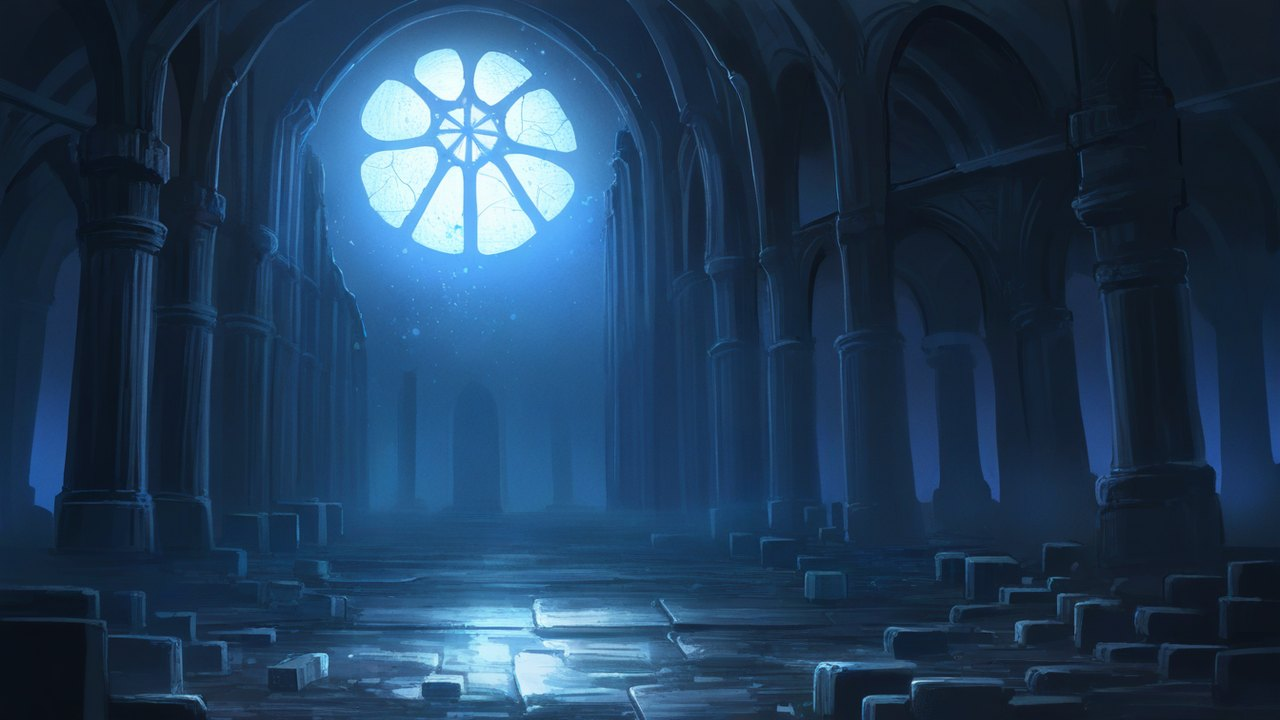
#> input picture assets/bg_arena.jpg, 1280 x 720 px
$ python split_sheet.py ../assets/bg_arena.jpg
#> lines starting #> are read from the running program, lines starting #| are printed output that depends on the picture; after the words box and inside, x2 and y2 are one past the last pixel; in counts of white or black regions, pixels touching at a corner belong together
#!/usr/bin/env python3
"""複数のモーションが並んだ1枚絵を、背景を抜いて1体ずつに切り分ける。

    <ComfyUIのvenv>/bin/python tools/split_sheet.py <画像> --out assets/raw --prefix boss1_windup
    # 名前を指定して割り当てる（左から順）
    ... --names thrust spin stomp
    # 等間隔に並んでいるなら格子で割る
    ... --grid 4x2

自動分割は「背景を抜いたあと、繋がっている塊」を1体とみなす。
剣や武器が体から離れて描かれている場合は --merge を大きくすると1体にまとまる。
"""

import argparse
from pathlib import Path

import numpy as np
from PIL import Image, ImageFilter
from scipy import ndimage

# 背景とみなす色の許容差(0-255のユークリッド距離)
TOLERANCE = 34


def background_mask(img: Image.Image, tolerance: int) -> np.ndarray:
    """画像の縁から繋がっている、背景色に近い領域を True で返す。"""
    rgb = np.asarray(img.convert("RGB")).astype(np.int16)
    corners = np.concatenate([rgb[0, 0], rgb[0, -1], rgb[-1, 0], rgb[-1, -1]]).reshape(4, 3)
    bg_color = corners.mean(axis=0)

    distance = np.sqrt(((rgb - bg_color) ** 2).sum(axis=2))
    bg_like = distance < tolerance

    labels, _ = ndimage.label(bg_like)
    border = set(labels[0, :]) | set(labels[-1, :]) | set(labels[:, 0]) | set(labels[:, -1])
    border.discard(0)
    return np.isin(labels, list(border))


def to_rgba(img: Image.Image, opaque: np.ndarray, feather: float = 0.8) -> Image.Image:
    alpha = Image.fromarray((opaque * 255).astype(np.uint8))
    if feather:
        alpha = alpha.filter(ImageFilter.GaussianBlur(feather))
    out = img.convert("RGBA")
    out.putalpha(alpha)
    return out


def split_auto(img: Image.Image, opaque: np.ndarray, merge: int, min_area: int, min_height: int):
    """繋がっている塊ごとに切り出す。武器などが離れていても merge で束ねる。

    見出しの文字も塊として拾えてしまうので、背の低いものは落とす。
    """
    grouped = ndimage.binary_dilation(opaque, iterations=merge) if merge else opaque
    labels, count = ndimage.label(grouped)

    boxes = []
    for i in range(1, count + 1):
        ys, xs = np.nonzero((labels == i) & opaque)
        if len(xs) < min_area:
            continue
        h = ys.max() - ys.min() + 1
        if h < min_height:
            continue
        boxes.append((xs.min(), ys.min(), xs.max() + 1, ys.max() + 1))

    # 左から右、上から下の順に並べる（行がずれていても読みやすい順になる）
    if boxes:
        heights = [b[3] - b[1] for b in boxes]
        row_h = max(heights) * 0.6
        boxes.sort(key=lambda b: (int(b[1] // row_h), b[0]))
    return boxes


def drop_enclosed_background(piece: Image.Image, bg, tolerance: int = 14) -> Image.Image:
    """囲まれて取り残された背景（説明用の枠の内側など）を消す。

    縁から繋がっていない背景は最初の切り抜きでは残ってしまう。
    髪や服を巻き込まないよう「色が一様で矩形にみっちり詰まっている」ものだけを消す。
    """
    a = np.asarray(piece).copy()
    rgb = a[..., :3].astype(np.int16)
    al = a[..., 3] > 60
    dist = np.sqrt(((rgb - np.array(bg)) ** 2).sum(axis=2))
    bgish = al & (dist < tolerance)
    if bgish.sum() < 1500:
        return piece

    labels, count = ndimage.label(bgish)
    changed = False
    for i in range(1, count + 1):
        m = labels == i
        area = int(m.sum())
        if area < 2000:
            continue
        ys, xs = np.nonzero(m)
        fill = area / ((ys.max() - ys.min() + 1) * (xs.max() - xs.min() + 1))
        var = float(rgb[m].std(axis=0).mean())
        if var < 4.0 and fill > 0.85:
            a[..., 3] = np.where(m, 0, a[..., 3])
            changed = True
    if not changed:
        return piece
    out = Image.fromarray(a, "RGBA")
    bbox = out.getbbox()
    return out.crop(bbox) if bbox else out


def keep_largest(piece: Image.Image, pad: int = 6) -> Image.Image:
    """1コマの中から本体だけを残す。

    見出しの文字や枠線が一緒に切り出されてしまうので、
    一番大きな塊と、その外接矩形に触れている塊（武器・エフェクト）だけを残し、
    離れたところにある塊（本体の上に乗っている見出し文字など）を消す。
    """
    alpha = np.asarray(piece.getchannel("A")) > 40
    if not alpha.any():
        return piece
    labels, count = ndimage.label(alpha)
    if count <= 1:
        return piece

    slices = ndimage.find_objects(labels)
    sizes = ndimage.sum(alpha, labels, range(1, count + 1))
    main = int(np.argmax(sizes)) + 1
    my, mx = slices[main - 1]

    keep = np.zeros_like(alpha)
    for i in range(1, count + 1):
        sy, sx = slices[i - 1]
        touches = (sx.start <= mx.stop + pad and sx.stop + pad >= mx.start
                   and sy.start <= my.stop + pad and sy.stop + pad >= my.start)
        # 見出しは本体より完全に上にある。触れていても落とす
        above = sy.stop <= my.start + pad
        if i == main or (touches and not above):
            keep |= labels == i

    rgb = np.asarray(piece.convert("RGB")).astype(np.int16)
    for i in range(1, count + 1):
        if i == main or not keep[labels == i].any():
            continue
        sy, sx = slices[i - 1]
        m = labels == i
        area = int(m.sum())
        h = sy.stop - sy.start
        w = sx.stop - sx.start
        px = rgb[m]
        mean = px.mean(axis=0)
        chroma = float(mean.max() - mean.min())
        fill = area / max(1, h * w)

        # 見出しの文字: 小さく・薄く・白い（彩度が無い）
        is_label = area < 4000 and h < 60 and chroma < 20 and mean.mean() > 110
        # 説明用の枠: 塗りつぶされた無彩色の矩形
        is_box = fill > 0.92 and chroma < 26 and area > 2000

        if is_label or is_box:
            keep &= ~m

    out = np.asarray(piece).copy()
    out[..., 3] = np.where(keep, out[..., 3], 0)
    cleaned = Image.fromarray(out, "RGBA")
    bbox = cleaned.getbbox()
    return cleaned.crop(bbox) if bbox else cleaned


def split_grid(img: Image.Image, cols: int, rows: int):
    w, h = img.size
    cw, ch = w // cols, h // rows
    return [(c * cw, r * ch, (c + 1) * cw, (r + 1) * ch)
            for r in range(rows) for c in range(cols)]


def main():
    ap = argparse.ArgumentParser()
    ap.add_argument("image")
    ap.add_argument("--out", default="assets/raw")
    ap.add_argument("--prefix", default="sheet")
    ap.add_argument("--names", nargs="*", help="左から順に割り当てる名前")
    ap.add_argument("--grid", help="等間隔なら COLSxROWS （例: 4x2）")
    ap.add_argument("--tolerance", type=int, default=TOLERANCE, help="背景とみなす色の許容差")
    ap.add_argument("--merge", type=int, default=6, help="離れた部品を同じ1体にまとめる強さ")
    ap.add_argument("--min-area", type=int, default=1500, help="これより小さい塊は無視する")
    ap.add_argument("--min-height", type=int, default=0, help="これより背が低い塊は無視する（見出し文字よけ）")
    ap.add_argument("--pad", type=int, default=4)
    ap.add_argument("--no-clean", action="store_true", help="コマ内の余計な塊（見出し文字など）を消さない")
    args = ap.parse_args()

    img = Image.open(args.image)
#> img is the input picture: PIL image 1280x720 RGB; mean R, G, B 33.8, 61.2, 88.8
    corners = np.asarray(img.convert("RGB"))
    bg_color = np.concatenate([corners[0, 0], corners[0, -1],
                               corners[-1, 0], corners[-1, -1]]).reshape(4, 3).mean(axis=0)
#> bg_color = [15.25, 22.75, 34]
    bg = background_mask(img, args.tolerance)
#> in background_mask, `corners = np.concatenate([rgb[0, 0], rgb[0, -1], rgb[-1, 0], rgb[-1, -..`: corners = [[16, 26, 38], [18, 26, 39], [10, 14, 23], [17, 25, 36]]
#> in background_mask, `bg_color = corners.mean(axis=0)`: bg_color = [15.25, 22.75, 34]
#> in background_mask, `bg_like = distance < tolerance`:
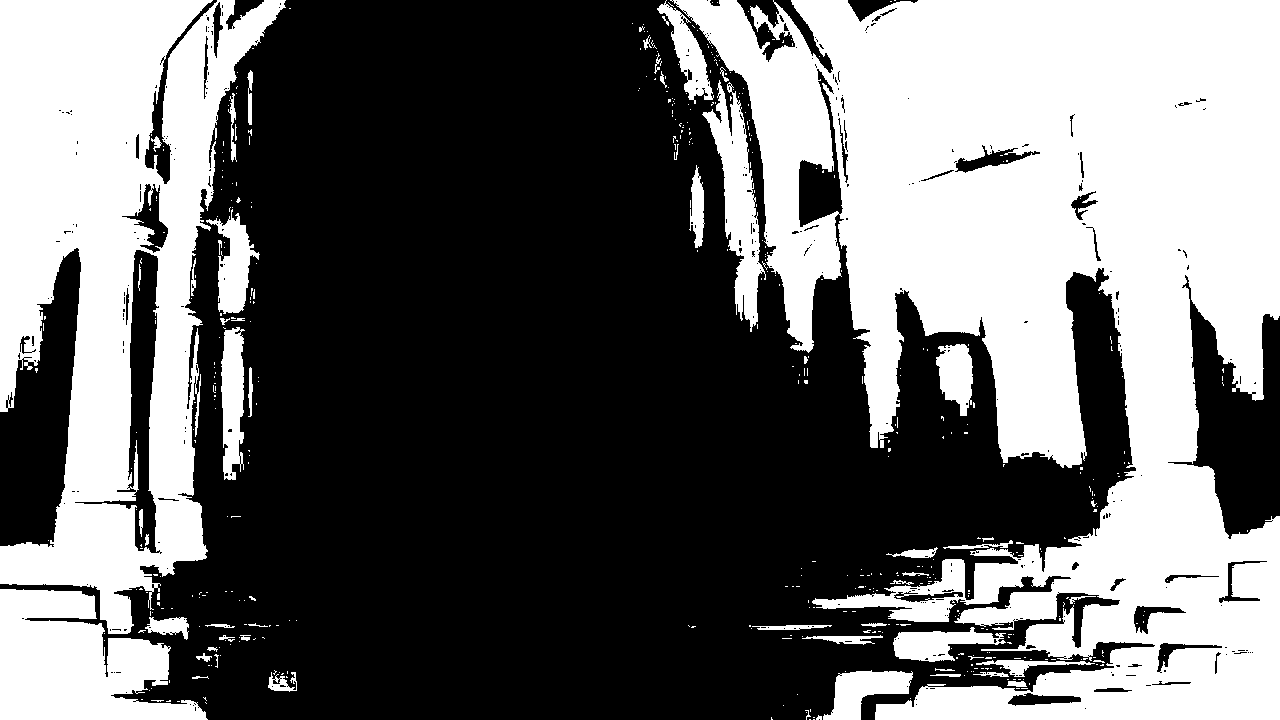
#> bg_like: shape (720, 1280) bool; 42.2% white; 489 white regions (430 under 20 px), largest, box (x1, y1, x2, y2) and area: (670, 0, 1280, 720) 246786, (0, 0, 286, 634) 97687, (0, 589, 208, 720) 17839
#> in background_mask, `labels, _ = ndimage.label(bg_like)`:
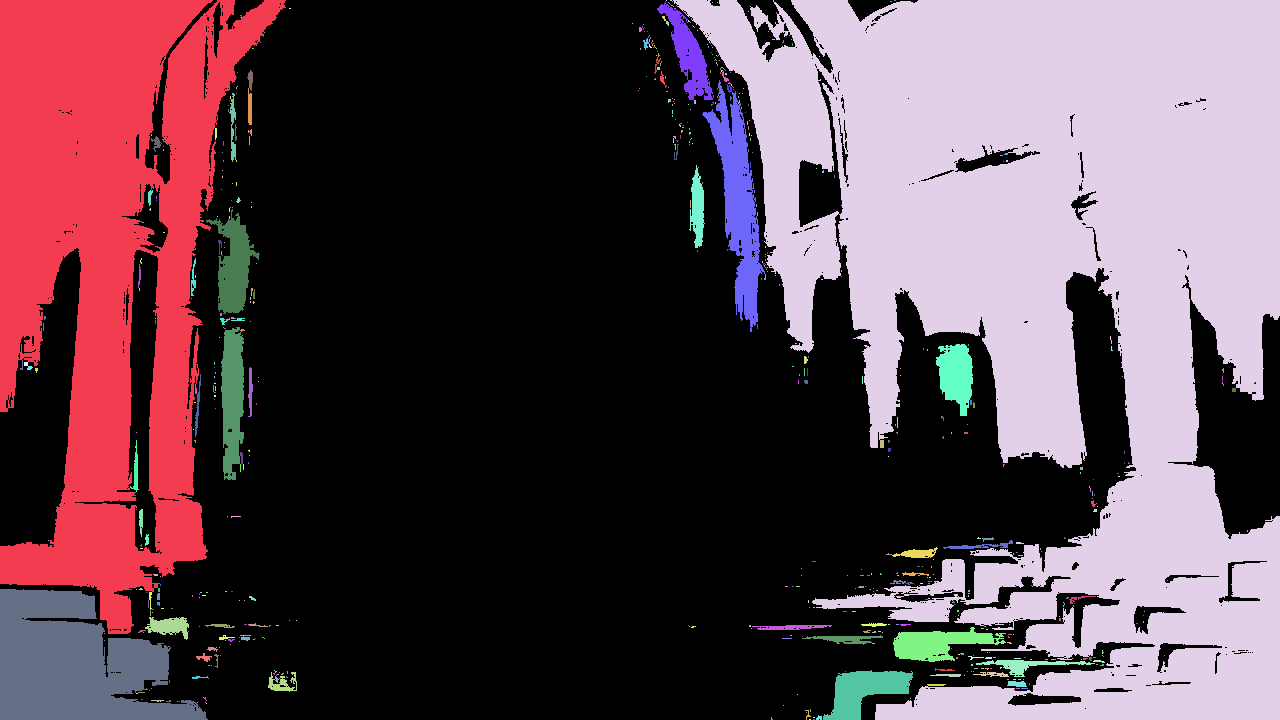
#> labels: shape (720, 1280) int32; 675 distinct labels, from 0 to 674; one colour per label, 0 black
#> in background_mask, `border = set(labels[0, :]) | set(labels[-1, :]) | set(labels[:, 0]) | ..`: border = 14 items
#> in background_mask, `return np.isin(labels, list(border))`: returned value: shape (720, 1280) bool; 39.5% white; 12 white regions (7 under 20 px), largest, box (x1, y1, x2, y2) and area: (673, 0, 1280, 720) 246622, (0, 0, 286, 634) 97199, (0, 589, 208, 720) 17827, (823, 670, 913, 720) 2441, (816, 715, 822, 720) 21
    opaque = ndimage.binary_erosion(~bg, iterations=1)
#> opaque: shape (720, 1280) bool; 58.8% white; 1 black region, box (x1, y1, x2, y2) and area: (0, 0, 1280, 720) 379694
    rgba = to_rgba(img, opaque)

    if args.grid:
        cols, rows = (int(v) for v in args.grid.lower().split("x"))
        boxes = split_grid(img, cols, rows)
    else:
        boxes = split_auto(img, opaque, args.merge, args.min_area, args.min_height)
#> in split_auto, `grouped = ndimage.binary_dilation(opaque, iterations=merge) if merge e..`: grouped: shape (720, 1280) bool; 65.9% white; 20 black regions (8 under 20 px), largest, box (x1, y1, x2, y2) and area: (795, 0, 1280, 720) 197703, (0, 0, 281, 629) 81984, (0, 593, 203, 720) 14959
#> in split_auto, `labels, count = ndimage.label(grouped)`:
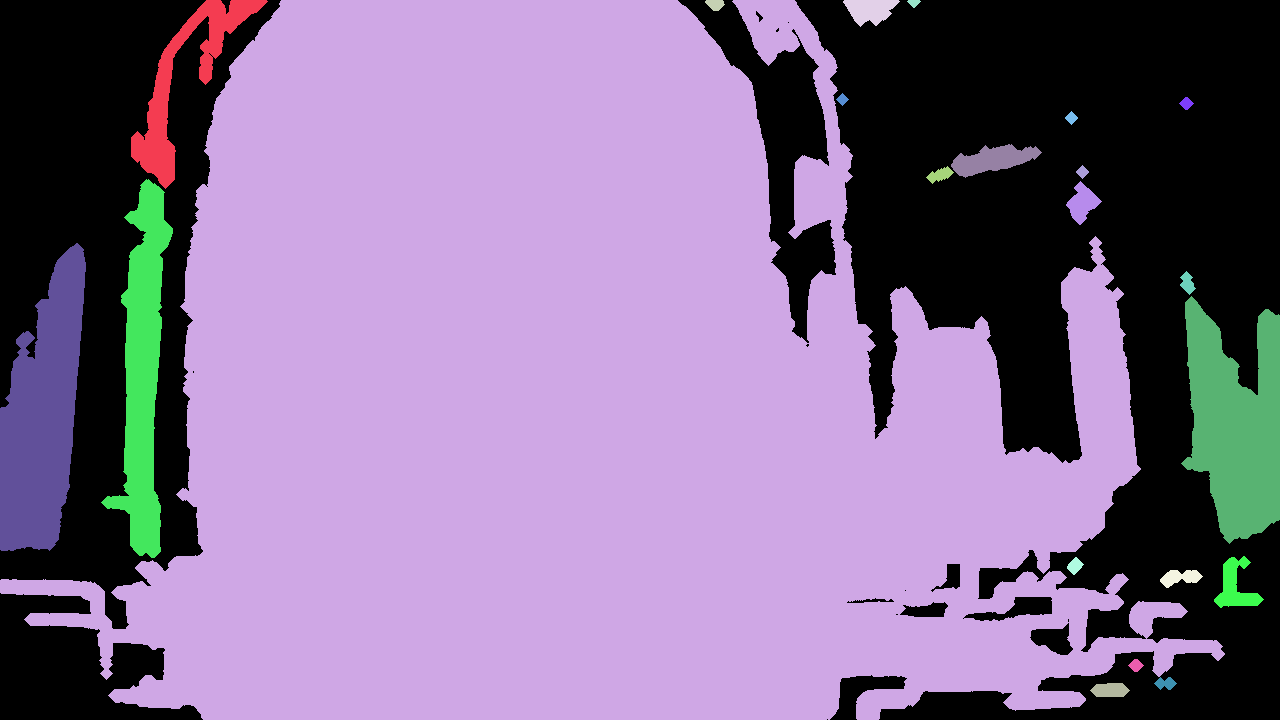
#> labels: shape (720, 1280) int32; 23 distinct labels, from 0 to 22; one colour per label, 0 black
#> in split_auto, `labels, count = ndimage.label(grouped)`: count = 22
#> the loop in split_auto, `for i in range(1, count + 1):` made 22 passes
#> (ys, xs) on passes 5, 6, 7, 8, 10, 11: ([1, 1], [913, 914]), ([99], [842]), ([103, 103, 103], [1185, 1186, 1187]), ([117, 118], [1071, 1071]), ([171, 172], [1082, 1082]), ([172, 173, 174, 175, 177], [947, 944, 941, 938, 932])
#> h on passes 1, 2, 12, 14, 16: 182, 718, 367, 296, 236
#> after the loop in split_auto, `for i in range(1, count + 1):`: boxes = [(137, 1, 262, 183), (1, 1, 1219, 719), (107, 185, 167, 552), (1, 249, 80, 545), (1187, 302, 1279, 538)]
#> in split_auto, `heights = [b[3] - b[1] for b in boxes]`: heights = [182, 718, 367, 296, 236]
#> in split_auto, `row_h = max(heights) * 0.6`: row_h = 430.8
#> boxes = [(1, 1, 1219, 719), (1, 249, 80, 545), (107, 185, 167, 552), (137, 1, 262, 183), (1187, 302, 1279, 538)]

    out_dir = Path(args.out)
    out_dir.mkdir(parents=True, exist_ok=True)
    print(f"{len(boxes)} 個に分割")
#| 5 個に分割

    for i, (x0, y0, x1, y1) in enumerate(boxes):
        piece = rgba.crop((max(0, x0 - args.pad), max(0, y0 - args.pad),
                           min(rgba.width, x1 + args.pad), min(rgba.height, y1 + args.pad)))
        bbox = piece.getbbox()
        if bbox:
            piece = piece.crop(bbox)
        if not args.no_clean:
            piece = drop_enclosed_background(piece, bg_color, args.tolerance // 2 + 4)
            piece = keep_largest(piece)
        if args.names and i < len(args.names):
            name = f"{args.prefix}_{args.names[i]}" if args.prefix else args.names[i]
        else:
            name = f"{args.prefix}_{i + 1:02d}"
        path = out_dir / f"{name}.png"
        piece.save(path, optimize=True)
        print(f"  [{i + 1:2d}] {path.name}: {piece.width}x{piece.height}")
#> this loop made 5 passes
#> (x0, y0, x1, y1) on passes 2 to 5: (1, 249, 80, 545), (107, 185, 167, 552), (137, 1, 262, 183), (1187, 302, 1279, 538)
#> (x0, y0, x1, y1) on pass 1: (1, 1, 1219, 719)
#|   [ 1] sheet_01.png: 1217x720
#|   [ 2] sheet_02.png: 81x298
#|   [ 3] sheet_03.png: 51x303
#|   [ 4] sheet_04.png: 121x187
#|   [ 5] sheet_05.png: 93x236
#> pass 1, in drop_enclosed_background, `dist = np.sqrt(((rgb - np.array(bg)) ** 2).sum(axis=2))`:
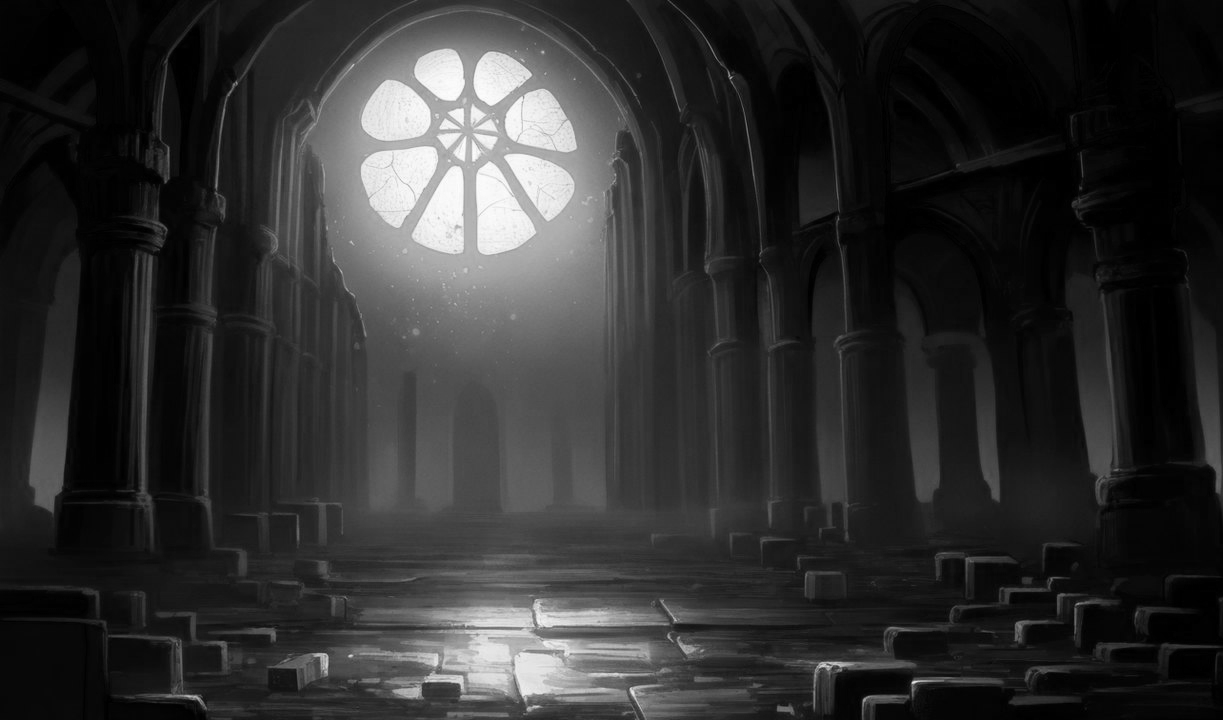
#> dist: shape (720, 1223) float64; min 0.354, max 396.2, mean 73.5; drawn with min black and max white
#> after the loop:
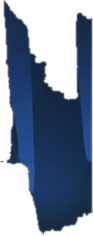
#> piece: PIL image 93x236 RGBA; mean R, G, B, A 21.7, 44.3, 75.6, 148.8; transparent parts drawn white


if __name__ == "__main__":
    main()
